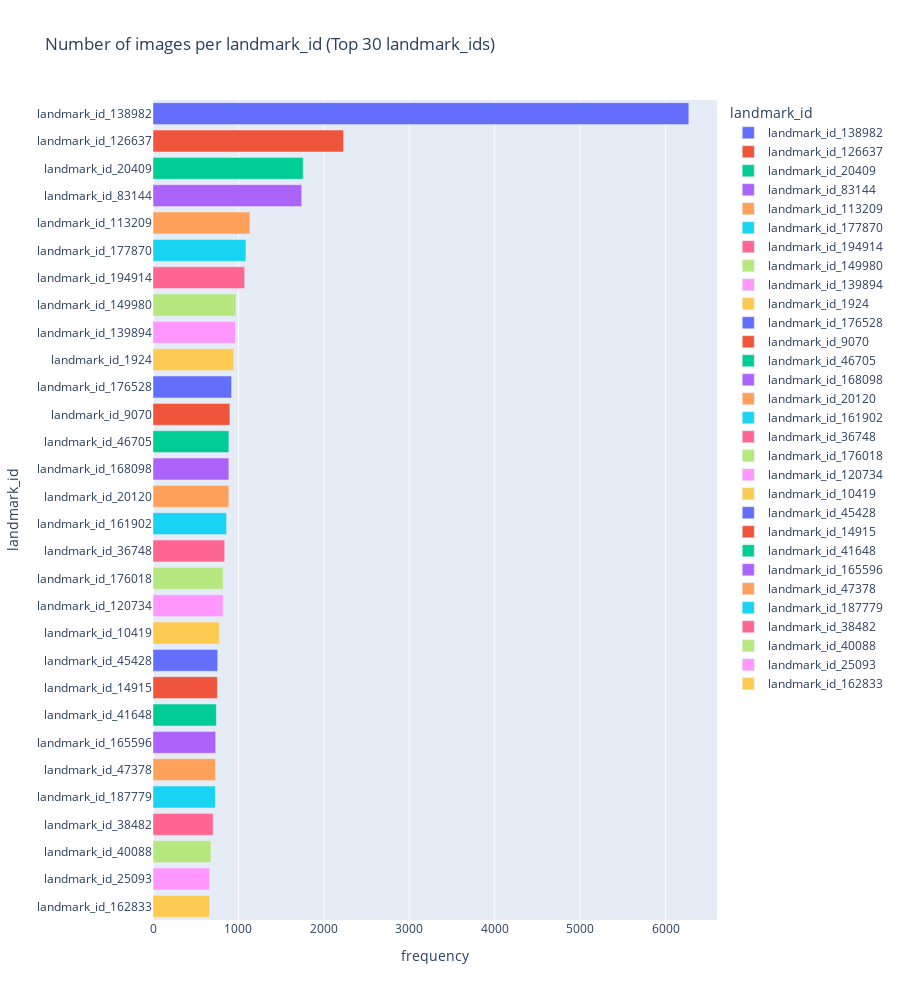

The notebook cell this image was saved under:
### Markdown cell above
- landmark 종류는 63,428개, 이미지 전체 개수는 1,342,470개
- 6,000개 이미지를 가진 랜드마크가 존재함(landmark id: 138982)
- 그 다음엔 2,000개 이미지를 가진 랜드마크가 존재함(landmark id: 62798)
- 61,583개의 랜드마크가 100개 이하 이미지를 가지고 있음(97.1%)

### Code cell
# displaying only top 30 landmark
landmark = train_clean_df.landmark_id.value_counts()
landmark_df = pd.DataFrame({'landmark_id':landmark.index, 'frequency':landmark.values}).head(30)

landmark_df['landmark_id'] = landmark_df.landmark_id.apply(lambda x: f'landmark_id_{x}')

fig = px.bar(landmark_df, x="frequency", y="landmark_id",color='landmark_id', orientation='h',
             hover_data=["landmark_id", "frequency"],
             height=1000,
             title='Number of images per landmark_id (Top 30 landmark_ids)')
fig.show()

### Figure 1 — Plotly figure (JSON) as saved in the notebook; plotly's stock layout.template omitted (floating-point values rounded to 4 significant figures)
{"data": [{"hovertemplate": "landmark_id=%{y}<br>frequency=%{x}<extra></extra>", "legendgroup": "landmark_id_138982", "marker": {"color": "#636efa", "pattern": {"shape": ""}}, "name": "landmark_id_138982", "orientation": "h", "showlegend": true, "textposition": "auto", "type": "bar", "x": [6272], "xaxis": "x", "y": ["landmark_id_138982"], "yaxis": "y"}, {"hovertemplate": "landmark_id=%{y}<br>frequency=%{x}<extra></extra>", "legendgroup": "landmark_id_126637", "marker": {"color": "#EF553B", "pattern": {"shape": ""}}, "name": "landmark_id_126637", "orientation": "h", "showlegend": true, "textposition": "auto", "type": "bar", "x": [2231], "xaxis": "x", "y": ["landmark_id_126637"], "yaxis": "y"}, {"hovertemplate": "landmark_id=%{y}<br>frequency=%{x}<extra></extra>", "legendgroup": "landmark_id_20409", "marker": {"color": "#00cc96", "pattern": {"shape": ""}}, "name": "landmark_id_20409", "orientation": "h", "showlegend": true, "textposition": "auto", "type": "bar", "x": [1758], "xaxis": "x", "y": ["landmark_id_20409"], "yaxis": "y"}, {"hovertemplate": "landmark_id=%{y}<br>frequency=%{x}<extra></extra>", "legendgroup": "landmark_id_83144", "marker": {"color": "#ab63fa", "pattern": {"shape": ""}}, "name": "landmark_id_83144", "orientation": "h", "showlegend": true, "textposition": "auto", "type": "bar", "x": [1741], "xaxis": "x", "y": ["landmark_id_83144"], "yaxis": "y"}, {"hovertemplate": "landmark_id=%{y}<br>frequency=%{x}<extra></extra>", "legendgroup": "landmark_id_113209", "marker": {"color": "#FFA15A", "pattern": {"shape": ""}}, "name": "landmark_id_113209", "orientation": "h", "showlegend": true, "textposition": "auto", "type": "bar", "x": [1135], "xaxis": "x", "y": ["landmark_id_113209"], "yaxis": "y"}, {"hovertemplate": "landmark_id=%{y}<br>frequency=%{x}<extra></extra>", "legendgroup": "landmark_id_177870", "marker": {"color": "#19d3f3", "pattern": {"shape": ""}}, "name": "landmark_id_177870", "orientation": "h", "showlegend": true, "textposition": "auto", "type": "bar", "x": [1088], "xaxis": "x", "y": ["landmark_id_177870"], "yaxis": "y"}, {"hovertemplate": "landmark_id=%{y}<br>frequency=%{x}<extra></extra>", "legendgroup": "landmark_id_194914", "marker": {"color": "#FF6692", "pattern": {"shape": ""}}, "name": "landmark_id_194914", "orientation": "h", "showlegend": true, "textposition": "auto", "type": "bar", "x": [1073], "xaxis": "x", "y": ["landmark_id_194914"], "yaxis": "y"}, {"hovertemplate": "landmark_id=%{y}<br>frequency=%{x}<extra></extra>", "legendgroup": "landmark_id_149980", "marker": {"color": "#B6E880", "pattern": {"shape": ""}}, "name": "landmark_id_149980", "orientation": "h", "showlegend": true, "textposition": "auto", "type": "bar", "x": [971], "xaxis": "x", "y": ["landmark_id_149980"], "yaxis": "y"}, {"hovertemplate": "landmark_id=%{y}<br>frequency=%{x}<extra></extra>", "legendgroup": "landmark_id_139894", "marker": {"color": "#FF97FF", "pattern": {"shape": ""}}, "name": "landmark_id_139894", "orientation": "h", "showlegend": true, "textposition": "auto", "type": "bar", "x": [966], "xaxis": "x", "y": ["landmark_id_139894"], "yaxis": "y"}, {"hovertemplate": "landmark_id=%{y}<br>frequency=%{x}<extra></extra>", "legendgroup": "landmark_id_1924", "marker": {"color": "#FECB52", "pattern": {"shape": ""}}, "name": "landmark_id_1924", "orientation": "h", "showlegend": true, "textposition": "auto", "type": "bar", "x": [944], "xaxis": "x", "y": ["landmark_id_1924"], "yaxis": "y"}, {"hovertemplate": "landmark_id=%{y}<br>frequency=%{x}<extra></extra>", "legendgroup": "landmark_id_176528", "marker": {"color": "#636efa", "pattern": {"shape": ""}}, "name": "landmark_id_176528", "orientation": "h", "showlegend": true, "textposition": "auto", "type": "bar", "x": [920], "xaxis": "x", "y": ["landmark_id_176528"], "yaxis": "y"}, {"hovertemplate": "landmark_id=%{y}<br>frequency=%{x}<extra></extra>", "legendgroup": "landmark_id_9070", "marker": {"color": "#EF553B", "pattern": {"shape": ""}}, "name": "landmark_id_9070", "orientation": "h", "showlegend": true, "textposition": "auto", "type": "bar", "x": [900], "xaxis": "x", "y": ["landmark_id_9070"], "yaxis": "y"}, {"hovertemplate": "landmark_id=%{y}<br>frequency=%{x}<extra></extra>", "legendgroup": "landmark_id_46705", "marker": {"color": "#00cc96", "pattern": {"shape": ""}}, "name": "landmark_id_46705", "orientation": "h", "showlegend": true, "textposition": "auto", "type": "bar", "x": [888], "xaxis": "x", "y": ["landmark_id_46705"], "yaxis": "y"}, {"hovertemplate": "landmark_id=%{y}<br>frequency=%{x}<extra></extra>", "legendgroup": "landmark_id_168098", "marker": {"color": "#ab63fa", "pattern": {"shape": ""}}, "name": "landmark_id_168098", "orientation": "h", "showlegend": true, "textposition": "auto", "type": "bar", "x": [888], "xaxis": "x", "y": ["landmark_id_168098"], "yaxis": "y"}, {"hovertemplate": "landmark_id=%{y}<br>frequency=%{x}<extra></extra>", "legendgroup": "landmark_id_20120", "marker": {"color": "#FFA15A", "pattern": {"shape": ""}}, "name": "landmark_id_20120", "orientation": "h", "showlegend": true, "textposition": "auto", "type": "bar", "x": [888], "xaxis": "x", "y": ["landmark_id_20120"], "yaxis": "y"}, {"hovertemplate": "landmark_id=%{y}<br>frequency=%{x}<extra></extra>", "legendgroup": "landmark_id_161902", "marker": {"color": "#19d3f3", "pattern": {"shape": ""}}, "name": "landmark_id_161902", "orientation": "h", "showlegend": true, "textposition": "auto", "type": "bar", "x": [861], "xaxis": "x", "y": ["landmark_id_161902"], "yaxis": "y"}, {"hovertemplate": "landmark_id=%{y}<br>frequency=%{x}<extra></extra>", "legendgroup": "landmark_id_36748", "marker": {"color": "#FF6692", "pattern": {"shape": ""}}, "name": "landmark_id_36748", "orientation": "h", "showlegend": true, "textposition": "auto", "type": "bar", "x": [839], "xaxis": "x", "y": ["landmark_id_36748"], "yaxis": "y"}, {"hovertemplate": "landmark_id=%{y}<br>frequency=%{x}<extra></extra>", "legendgroup": "landmark_id_176018", "marker": {"color": "#B6E880", "pattern": {"shape": ""}}, "name": "landmark_id_176018", "orientation": "h", "showlegend": true, "textposition": "auto", "type": "bar", "x": [820], "xaxis": "x", "y": ["landmark_id_176018"], "yaxis": "y"}, {"hovertemplate": "landmark_id=%{y}<br>frequency=%{x}<extra></extra>", "legendgroup": "landmark_id_120734", "marker": {"color": "#FF97FF", "pattern": {"shape": ""}}, "name": "landmark_id_120734", "orientation": "h", "showlegend": true, "textposition": "auto", "type": "bar", "x": [820], "xaxis": "x", "y": ["landmark_id_120734"], "yaxis": "y"}, {"hovertemplate": "landmark_id=%{y}<br>frequency=%{x}<extra></extra>", "legendgroup": "landmark_id_10419", "marker": {"color": "#FECB52", "pattern": {"shape": ""}}, "name": "landmark_id_10419", "orientation": "h", "showlegend": true, "textposition": "auto", "type": "bar", "x": [776], "xaxis": "x", "y": ["landmark_id_10419"], "yaxis": "y"}, {"hovertemplate": "landmark_id=%{y}<br>frequency=%{x}<extra></extra>", "legendgroup": "landmark_id_45428", "marker": {"color": "#636efa", "pattern": {"shape": ""}}, "name": "landmark_id_45428", "orientation": "h", "showlegend": true, "textposition": "auto", "type": "bar", "x": [757], "xaxis": "x", "y": ["landmark_id_45428"], "yaxis": "y"}, {"hovertemplate": "landmark_id=%{y}<br>frequency=%{x}<extra></extra>", "legendgroup": "landmark_id_14915", "marker": {"color": "#EF553B", "pattern": {"shape": ""}}, "name": "landmark_id_14915", "orientation": "h", "showlegend": true, "textposition": "auto", "type": "bar", "x": [754], "xaxis": "x", "y": ["landmark_id_14915"], "yaxis": "y"}, {"hovertemplate": "landmark_id=%{y}<br>frequency=%{x}<extra></extra>", "legendgroup": "landmark_id_41648", "marker": {"color": "#00cc96", "pattern": {"shape": ""}}, "name": "landmark_id_41648", "orientation": "h", "showlegend": true, "textposition": "auto", "type": "bar", "x": [742], "xaxis": "x", "y": ["landmark_id_41648"], "yaxis": "y"}, {"hovertemplate": "landmark_id=%{y}<br>frequency=%{x}<extra></extra>", "legendgroup": "landmark_id_165596", "marker": {"color": "#ab63fa", "pattern": {"shape": ""}}, "name": "landmark_id_165596", "orientation": "h", "showlegend": true, "textposition": "auto", "type": "bar", "x": [734], "xaxis": "x", "y": ["landmark_id_165596"], "yaxis": "y"}, {"hovertemplate": "landmark_id=%{y}<br>frequency=%{x}<extra></extra>", "legendgroup": "landmark_id_47378", "marker": {"color": "#FFA15A", "pattern": {"shape": ""}}, "name": "landmark_id_47378", "orientation": "h", "showlegend": true, "textposition": "auto", "type": "bar", "x": [731], "xaxis": "x", "y": ["landmark_id_47378"], "yaxis": "y"}, {"hovertemplate": "landmark_id=%{y}<br>frequency=%{x}<extra></extra>", "legendgroup": "landmark_id_187779", "marker": {"color": "#19d3f3", "pattern": {"shape": ""}}, "name": "landmark_id_187779", "orientation": "h", "showlegend": true, "textposition": "auto", "type": "bar", "x": [730], "xaxis": "x", "y": ["landmark_id_187779"], "yaxis": "y"}, {"hovertemplate": "landmark_id=%{y}<br>frequency=%{x}<extra></extra>", "legendgroup": "landmark_id_38482", "marker": {"color": "#FF6692", "pattern": {"shape": ""}}, "name": "landmark_id_38482", "orientation": "h", "showlegend": true, "textposition": "auto", "type": "bar", "x": [704], "xaxis": "x", "y": ["landmark_id_38482"], "yaxis": "y"}, {"hovertemplate": "landmark_id=%{y}<br>frequency=%{x}<extra></extra>", "legendgroup": "landmark_id_40088", "marker": {"color": "#B6E880", "pattern": {"shape": ""}}, "name": "landmark_id_40088", "orientation": "h", "showlegend": true, "textposition": "auto", "type": "bar", "x": [679], "xaxis": "x", "y": ["landmark_id_40088"], "yaxis": "y"}, {"hovertemplate": "landmark_id=%{y}<br>frequency=%{x}<extra></extra>", "legendgroup": "landmark_id_25093", "marker": {"color": "#FF97FF", "pattern": {"shape": ""}}, "name": "landmark_id_25093", "orientation": "h", "showlegend": true, "textposition": "auto", "type": "bar", "x": [663], "xaxis": "x", "y": ["landmark_id_25093"], "yaxis": "y"}, {"hovertemplate": "landmark_id=%{y}<br>frequency=%{x}<extra></extra>", "legendgroup": "landmark_id_162833", "marker": {"color": "#FECB52", "pattern": {"shape": ""}}, "name": "landmark_id_162833", "orientation": "h", "showlegend": true, "textposition": "auto", "type": "bar", "x": [662], "xaxis": "x", "y": ["landmark_id_162833"], "yaxis": "y"}], "layout": {"barmode": "relative", "height": 1000, "legend": {"title": {"text": "landmark_id"}, "tracegroupgap": 0}, "title": {"text": "Number of images per landmark_id (Top 30 landmark_ids)"}, "xaxis": {"anchor": "y", "domain": [0, 1], "title": {"text": "frequency"}}, "yaxis": {"anchor": "x", "categoryarray": ["landmark_id_162833", "landmark_id_25093", "landmark_id_40088", "landmark_id_38482", "landmark_id_187779", "landmark_id_47378", "landmark_id_165596", "landmark_id_41648", "landmark_id_14915", "landmark_id_45428", "landmark_id_10419", "landmark_id_120734", "landmark_id_176018", "landmark_id_36748", "landmark_id_161902", "landmark_id_20120", "landmark_id_168098", "landmark_id_46705", "landmark_id_9070", "landmark_id_176528", "landmark_id_1924", "landmark_id_139894", "landmark_id_149980", "landmark_id_194914", "landmark_id_177870", "landmark_id_113209", "landmark_id_83144", "landmark_id_20409", "landmark_id_126637", "landmark_id_138982"], "categoryorder": "array", "domain": [0, 1], "title": {"text": "landmark_id"}}}}
